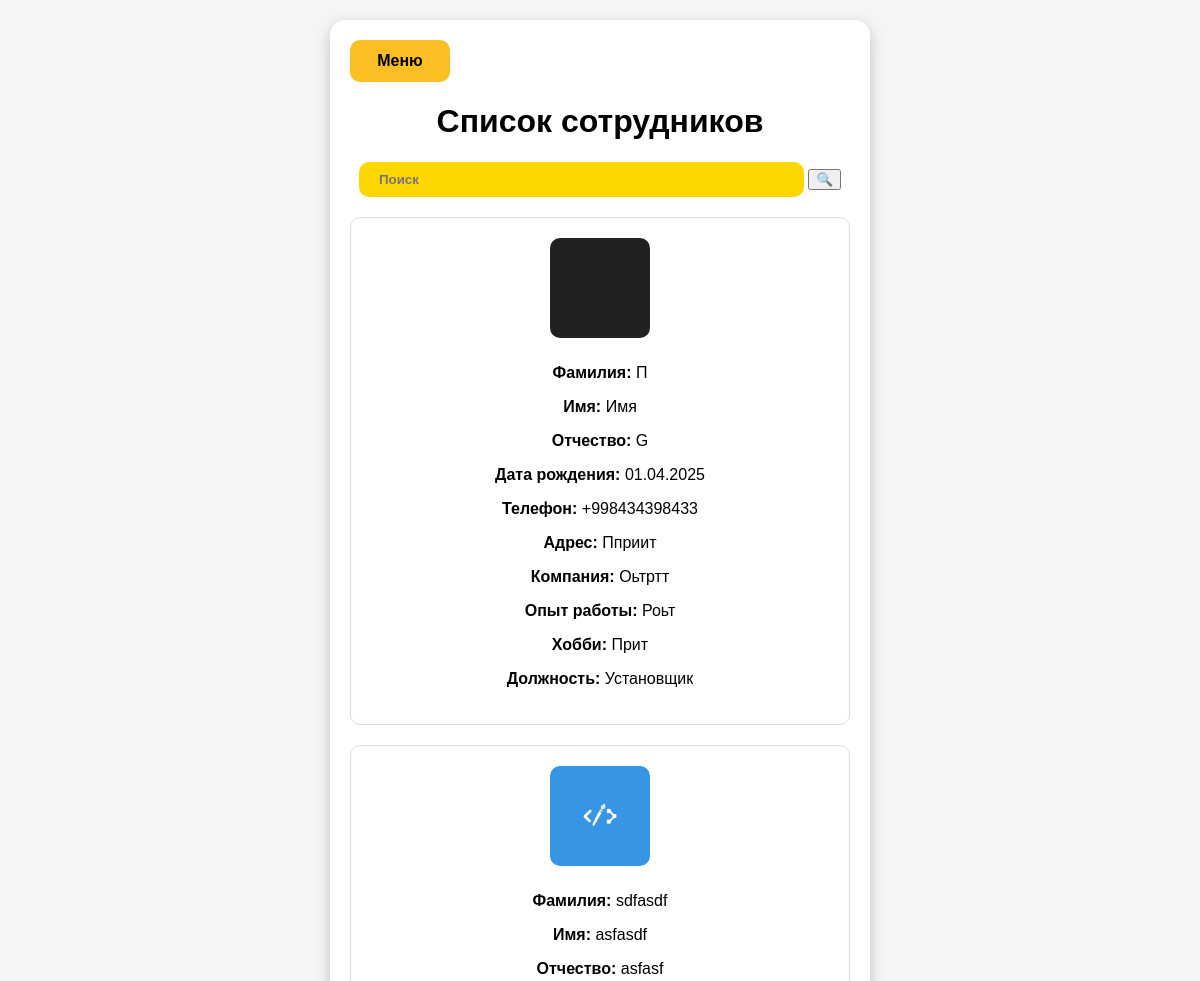
The page /staff/ (signed in, upper part) on the database as committed earlier.
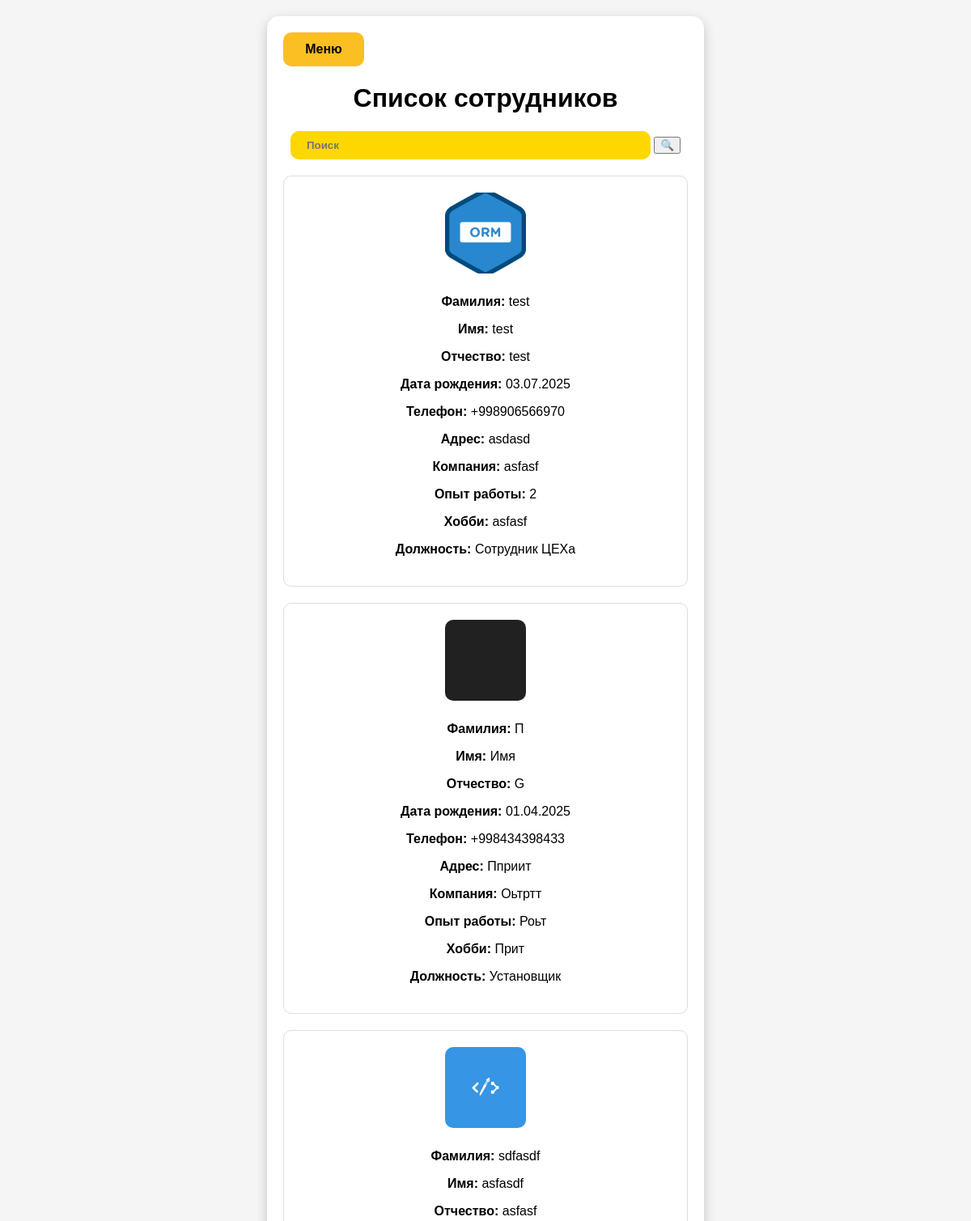
The same page on the database as committed later.
### backend/models.py (models this page shows)
class Profile(models.Model):
    POSITION_CHOICES = [
        ("manager", "Менеджер"),
        ("admin", "Администратор"),
        ("accountant", "Бухгалтер"),
        ("supplier", "Снабженец"),
        ("chief", "Главный ЦЕХа"),
        ("chief_staff", "Сотрудник ЦЕХа"),
        ("delivery_cheif", "Главный доставщик"),
        ("delivery", "Доставщик"),
        ("installer_cheif", "Главный установщик"),
        ("installer", "Установщик"),
        ("technologist_cheif", "Главный Технолог"),
        ("technologist", "Технолог"),
        ("designer_cheif", "Главный дизайнер"),
        ("designer", "Дизайнер"),
        ("qa_cheif", "Главный сотрудник контроля качества"),
        ("qa_staff", "Сотрудник контроля качества"),
        ("sales_marketing", "Соц. маркетолог"),
        ("sales_call", "Сотрудник колл-центра"),
    ]
    username = models.OneToOneField(User, on_delete=models.CASCADE, related_name='profile')
    name = models.CharField(max_length=200, null=True, blank=True, default=None)
    lastname = models.CharField(max_length=200, null=True, blank=True, default=None)
    middle_name = models.CharField(max_length=200, null=True, blank=True, default=None)
    date_birth = models.DateField(null=True, blank=True, default=None)
    phone = PhoneNumberField(blank=True)
    adress = models.CharField(max_length=200,blank=True)
    last_job=models.CharField(max_length=200,blank=True)
    work_exp=models.CharField(max_length=200,blank=True)
    position = models.CharField(max_length=20, choices=POSITION_CHOICES)
    hobby=models.CharField(max_length=60,blank=True)
    photo = models.ImageField(blank=True, upload_to='pictures/',null=True)
    approve=models.BooleanField(default=False)
    archive=models.BooleanField(default=True)

### backend/views.py (the view, shortened to what this page needs)
# urls.py: path('staff/',views.Staff.as_view(),name='staff'),
class Staff(LoginRequiredMixin,TemplateView):
   template_name = 'staff.html'
   login_url = reverse_lazy('login')
   def get_context_data(self, *, object_list=None, **kwargs):
      context = super().get_context_data(**kwargs)
      search=self.request.GET.get('search')
      if search:
         context['profile'] = Profile.objects.filter(
            approve=True,
            archive=True
         ).filter(
            Q(name__icontains=search) |
            Q(lastname__icontains=search) |
            Q(middle_name__icontains=search)  # Add more fields as necessary
         ).order_by('-id')
      else:
         context['profile'] = Profile.objects.filter(approve=True,archive=True).order_by('-id')
      return context

### backend/templates/staff.html (shortened to what this page needs)
{% if request.user.profile.approve %}
<!DOCTYPE html>
<html lang="ru">
<head>
</head>
<body>
    <div class="container">
           <button  style="background-color: #fbbf24;
  border:
none;
  border-radius:
10px;
  font-size: 16px;
  font-weight: bold;
  cursor: pointer;
  transition:
background 0.3s;
  display: block;
  width:100px;
  padding:
12px;" onclick="window.location.href='{% url 'dashboard' %}'">Меню</button>
        <h1>Список сотрудников</h1>
        <form action="" method="GET">
            <div>
            <input type="text" placeholder="Поиск" class="header-btn" name="search" value="{{request.GET.search}}">
            <button type="submit"
          class="bg-blue-500 text-white px-4 py-2 rounded-r-2xl hover:bg-blue-600 transition">
    🔍
  </button>
                </div>
       </form>
        <div class="applications">
            {% for item in profile %}
            <div class="application">
                <img src="/{{item.photo}}" alt="Фото сотрудника" class="photo-placeholder">
                <div class="info">
                    <p><strong>Фамилия:</strong> {{item.lastname}}</p>
                    <p><strong>Имя:</strong> {{item.name}}</p>
                    <p><strong>Отчество:</strong> {{item.middle_name}}</p>
                    <p><strong>Дата рождения:</strong> {{ item.date_birth|date:"d.m.Y" }}</p>
                    <p><strong>Телефон:</strong> {{item.phone}}</p>
                    <p><strong>Адрес:</strong> {{item.adress}}</p>
                    <p><strong>Компания:</strong> {{item.last_job}}</p>
                    <p><strong>Опыт работы:</strong> {{item.work_exp}}</p>
                    <p><strong>Хобби:</strong> {{item.hobby}}</p>
                    <p><strong>Должность:</strong> {{item.get_position_display }}</p>
                </div>
            </div>
            {% endfor %}
        </div>
    </div>
</body>
</html>
{% else %}
{% include 'waiting.html' %}
{% endif %}

### backend/templates/staff.html (style rules this page uses)
body { font-family: 'Arial', sans-serif; background-color: #f5f5f5; margin: 0; padding: 20px; display: flex; justify-content: center; align-items: center; }
.container { background: white; padding: 20px; border-radius: 15px; box-shadow: 0 5px 15px rgba(0, 0, 0, 0.2); max-width: 90%; width: 500px; text-align: center; }
.header-btn { background: gold; color: black; font-weight: bold; padding: 10px 20px; border: none; border-radius: 10px; cursor: pointer; width:81%; margin-bottom: 20px; }
.application { padding: 20px; border: 1px solid #ddd; border-radius: 10px; margin-bottom: 20px; background: #fff; display: flex; flex-direction: column; align-items: center; }
.photo-placeholder { width: 100px; height: 100px; border-radius: 10px; margin-bottom: 10px; object-fit: cover; }

Rows that differ between the two databases and show on the page:
added Profile: photo (picture), lastname "test", name "test", middle_name "test", date_birth "03.07.2025", phone "+998906566970", adress "asdasd", last_job "asfasf", work_exp "2", hobby "asfasf", position "Сотрудник ЦЕХа"
